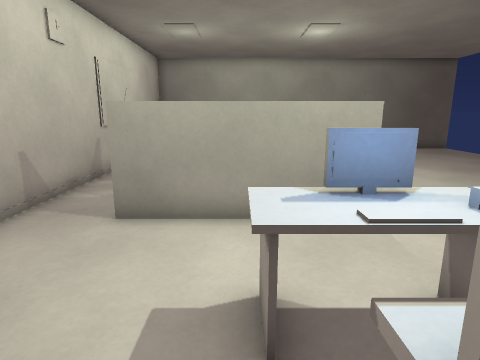
View 1 (above)

16 first-person views from a walk through a Godot game level. The camera is 1.2 m above the floor, tilts 12° down and sees 75° across. The floor is counted in squares, 0.5 m on a side. Each view is taken from the middle of a square. On the plan, view 1 faces up. The plan holds only what a view shows up to about 19 squares ahead; the rest is blank. Characters and animated objects are left out.

View 2
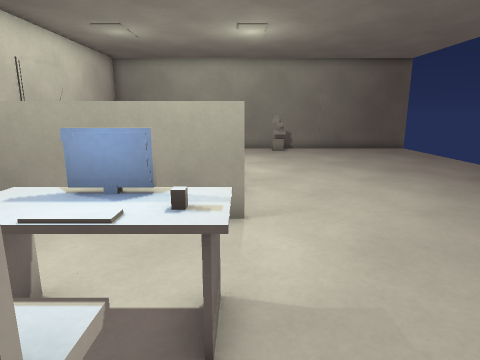

View 3
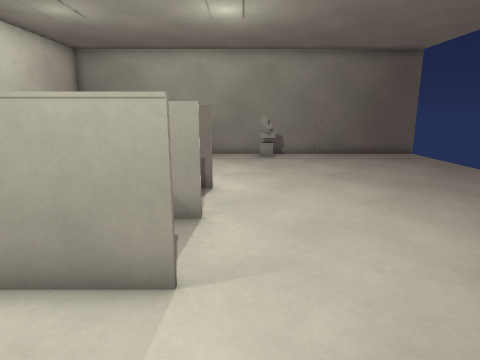

View 4
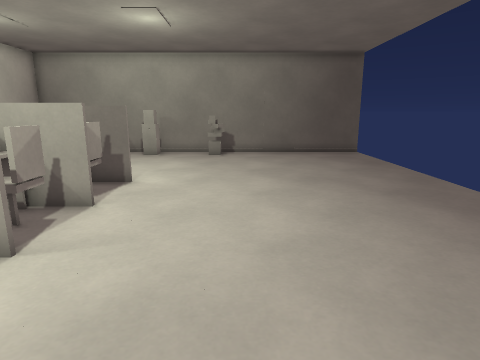

View 5
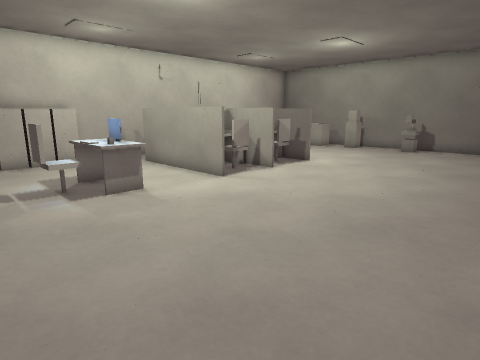

View 6
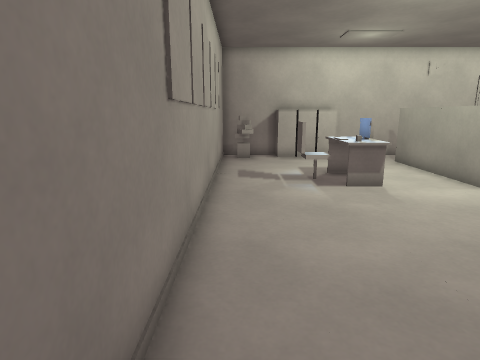

View 7
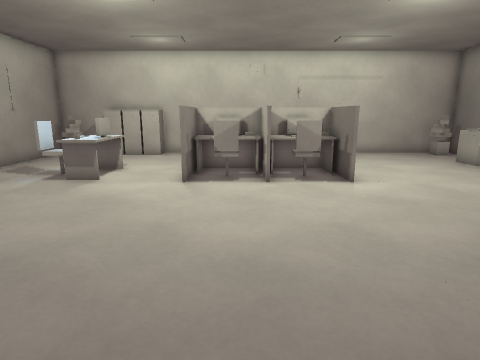

View 8
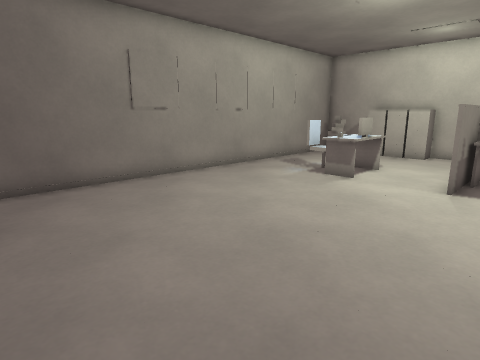

View 9
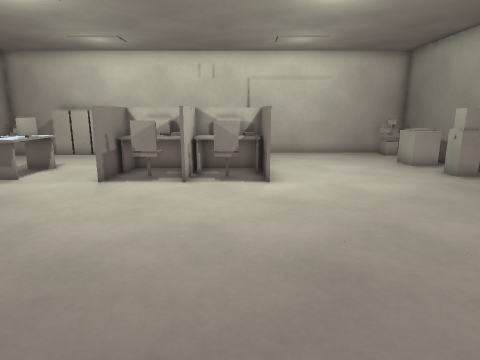

View 10
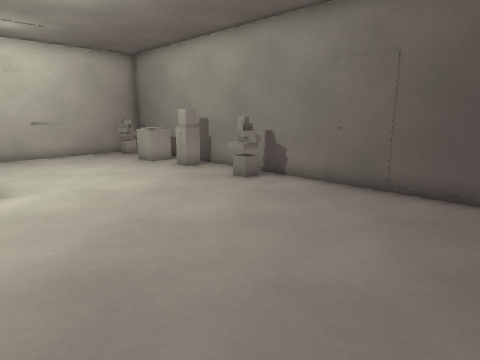

View 11
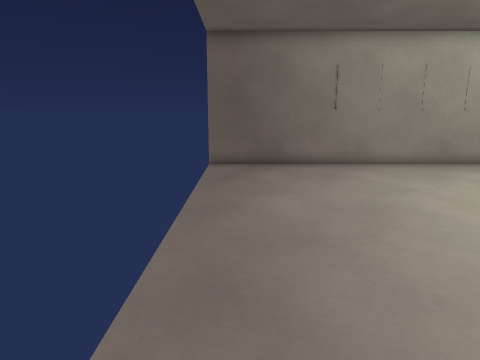

View 12
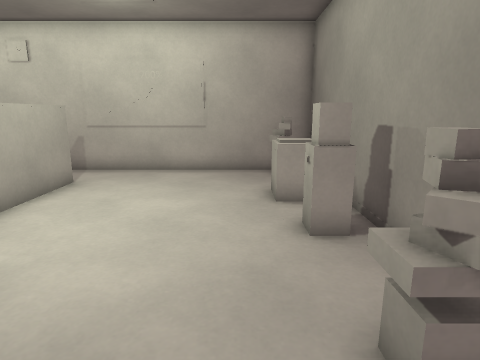

View 13
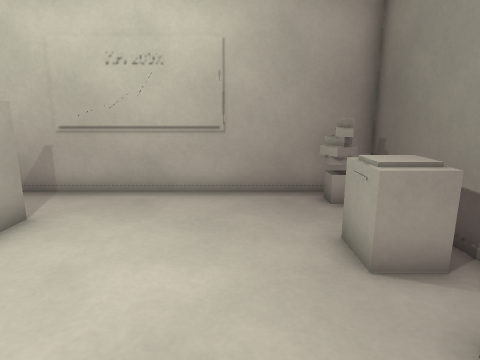

View 14
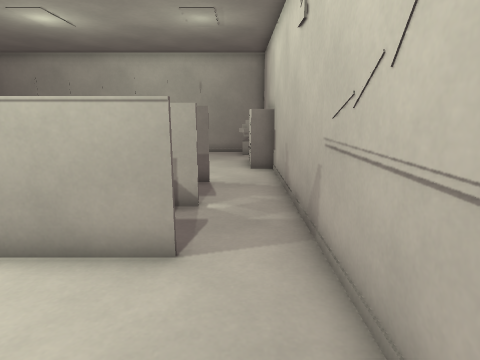

View 15
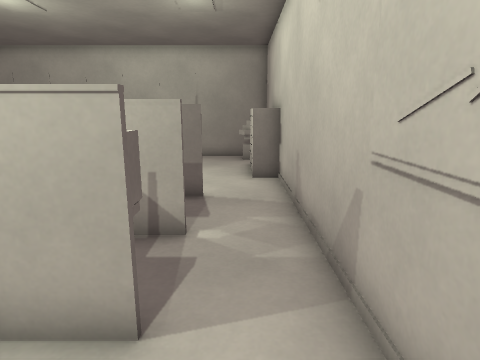

View 16
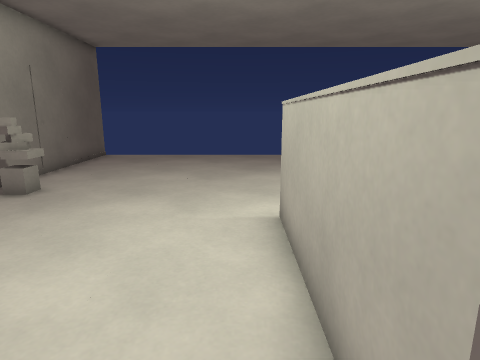

### Floor plan
Key: @ floor where view 1 was taken; # wall or solid block; . floor; = window, fence, low wall or low ledge; ^ raised ledge.
Columns run from 6 left of view 1 to 15 right of it. Each row starts with its distance up from view 1.
 22 ######################
 21 #^^. ^##^..^^........
 20 ##=.^^..=...=........
 19 ##...................
 18  #...................
 17  #...................
 16  #...................
 15  #...................
 14  #...................
 13  #.#######...........
 12  #.##   ##...........
 11  #.#     #...........
 10  #.#     #...........
  9  #.      #...........
  8  #.     ##...........
  7  #.#######...........
  6 # ...................
  5 # ...................
  4 #^.....^^............
  3 #^....^^^^...........
  2 #^.....##............
  1 #^.....##............
  0 ##=...@..............
 -1 #^^..................
 -2 #####################

Positions as (right, up) in squares from view 1, and headings:
1: (0, 0), facing up
2: (3, 0), facing up
3: (4, 3), facing up
4: (7, 2), facing up
5: (12, -1), facing up-left
6: (13, -1), facing left
7: (14, 9), facing left
8: (14, 9), facing down-left
9: (14, 12), facing left
10: (14, 12), facing up-left
11: (13, 13), facing down
12: (8, 19), facing left
13: (4, 18), facing left
14: (-4, 18), facing down
15: (-4, 16), facing down
16: (-4, 14), facing right
